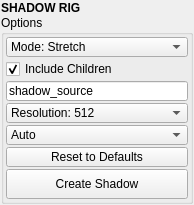
<?xml version="1.0" encoding="UTF-8"?>
<ui version="4.0">
 <class>QtUi</class>
 <widget class="QMainWindow" name="QtUi">
  <property name="geometry">
   <rect>
    <x>0</x>
    <y>0</y>
    <width>194</width>
    <height>186</height>
   </rect>
  </property>
  <property name="windowTitle">
   <string>Shadow Rig</string>
  </property>
  <widget class="QWidget" name="central_widget">
   <layout class="QVBoxLayout" name="verticalLayout">
    <property name="spacing">
     <number>0</number>
    </property>
    <property name="leftMargin">
     <number>1</number>
    </property>
    <property name="topMargin">
     <number>1</number>
    </property>
    <property name="rightMargin">
     <number>1</number>
    </property>
    <property name="bottomMargin">
     <number>1</number>
    </property>
    <item>
     <widget class="Header" name="header">
      <property name="font">
       <font>
        <weight>75</weight>
        <bold>true</bold>
       </font>
      </property>
      <property name="text">
       <string>SHADOW RIG</string>
      </property>
     </widget>
    </item>
    <item>
     <widget class="QGroupBox" name="groupBox">
      <property name="title">
       <string>Options</string>
      </property>
      <layout class="QVBoxLayout" name="verticalLayout_2">
       <property name="spacing">
        <number>2</number>
       </property>
       <property name="leftMargin">
        <number>2</number>
       </property>
       <property name="topMargin">
        <number>2</number>
       </property>
       <property name="rightMargin">
        <number>2</number>
       </property>
       <property name="bottomMargin">
        <number>2</number>
       </property>
       <item>
        <widget class="QComboBox" name="cmb_mode">
         <property name="minimumSize">
          <size>
           <width>0</width>
           <height>20</height>
          </size>
         </property>
         <property name="maximumSize">
          <size>
           <width>16777215</width>
           <height>20</height>
          </size>
         </property>
         <property name="toolTip">
          <string>Rig behavior mode. Stretch: plane scales/translates without rotation. Orbit: plane rotates to face away from light.</string>
         </property>
         <item>
          <property name="text">
           <string>Mode: Stretch</string>
          </property>
         </item>
         <item>
          <property name="text">
           <string>Mode: Orbit</string>
          </property>
         </item>
        </widget>
       </item>
       <item>
        <widget class="QCheckBox" name="chk_combine">
         <property name="toolTip">
          <string>If checked, creates a single shadow for the selected object and all its descendants.</string>
         </property>
         <property name="text">
          <string>Include Children</string>
         </property>
         <property name="checked">
          <bool>true</bool>
         </property>
        </widget>
       </item>
       <item>
        <widget class="QLineEdit" name="txt_source">
         <property name="minimumSize">
          <size>
           <width>0</width>
           <height>20</height>
          </size>
         </property>
         <property name="maximumSize">
          <size>
           <width>16777215</width>
           <height>20</height>
          </size>
         </property>
         <property name="toolTip">
          <string>Name for the shadow source locator. Use different names to create separate sources.</string>
         </property>
         <property name="text">
          <string>shadow_source</string>
         </property>
         <property name="placeholderText">
          <string>Source Name</string>
         </property>
        </widget>
       </item>
       <item>
        <widget class="QComboBox" name="s000">
         <property name="minimumSize">
          <size>
           <width>0</width>
           <height>20</height>
          </size>
         </property>
         <property name="maximumSize">
          <size>
           <width>16777215</width>
           <height>20</height>
          </size>
         </property>
         <property name="toolTip">
          <string>Resolution of the generated silhouette texture.</string>
         </property>
         <property name="currentIndex">
          <number>0</number>
         </property>
         <item>
          <property name="text">
           <string>Resolution: 512</string>
          </property>
         </item>
         <item>
          <property name="text">
           <string>Resolution: 128</string>
          </property>
         </item>
         <item>
          <property name="text">
           <string>Resolution: 256</string>
          </property>
         </item>
         <item>
          <property name="text">
           <string>Resolution: 1024</string>
          </property>
         </item>
         <item>
          <property name="text">
           <string>Resolution: 2048</string>
          </property>
         </item>
         <item>
          <property name="text">
           <string>Resolution: 4096</string>
          </property>
         </item>
         <item>
          <property name="text">
           <string>Resolution: 8096</string>
          </property>
         </item>
        </widget>
       </item>
       <item>
        <widget class="QComboBox" name="cmb000">
         <property name="minimumSize">
          <size>
           <width>0</width>
           <height>20</height>
          </size>
         </property>
         <property name="maximumSize">
          <size>
           <width>16777215</width>
           <height>20</height>
          </size>
         </property>
         <property name="toolTip">
          <string>Projection axis for the silhouette.</string>
         </property>
         <item>
          <property name="text">
           <string>Auto</string>
          </property>
         </item>
         <item>
          <property name="text">
           <string>X (Side)</string>
          </property>
         </item>
         <item>
          <property name="text">
           <string>Y (Top)</string>
          </property>
         </item>
         <item>
          <property name="text">
           <string>Z (Front)</string>
          </property>
         </item>
        </widget>
       </item>
       <item>
        <widget class="QPushButton" name="b001">
         <property name="minimumSize">
          <size>
           <width>0</width>
           <height>20</height>
          </size>
         </property>
         <property name="maximumSize">
          <size>
           <width>16777215</width>
           <height>20</height>
          </size>
         </property>
         <property name="text">
          <string>Reset to Defaults</string>
         </property>
         <property name="iconSize">
          <size>
           <width>18</width>
           <height>18</height>
          </size>
         </property>
         <property name="checkable">
          <bool>false</bool>
         </property>
         <property name="checked">
          <bool>false</bool>
         </property>
        </widget>
       </item>
       <item>
        <widget class="QPushButton" name="b000">
         <property name="minimumSize">
          <size>
           <width>0</width>
           <height>30</height>
          </size>
         </property>
         <property name="text">
          <string>Create Shadow</string>
         </property>
        </widget>
       </item>
       <item>
        <spacer name="verticalSpacer">
         <property name="orientation">
          <enum>Qt::Vertical</enum>
         </property>
         <property name="sizeHint" stdset="0">
          <size>
           <width>20</width>
           <height>40</height>
          </size>
         </property>
        </spacer>
       </item>
      </layout>
     </widget>
    </item>
   </layout>
  </widget>
 </widget>
 <customwidgets>
  <customwidget>
   <class>Header</class>
   <extends>QLabel</extends>
   <header>uitk.widgets.header.Header.h</header>
  </customwidget>
 </customwidgets>
 <resources/>
 <connections/>
</ui>
